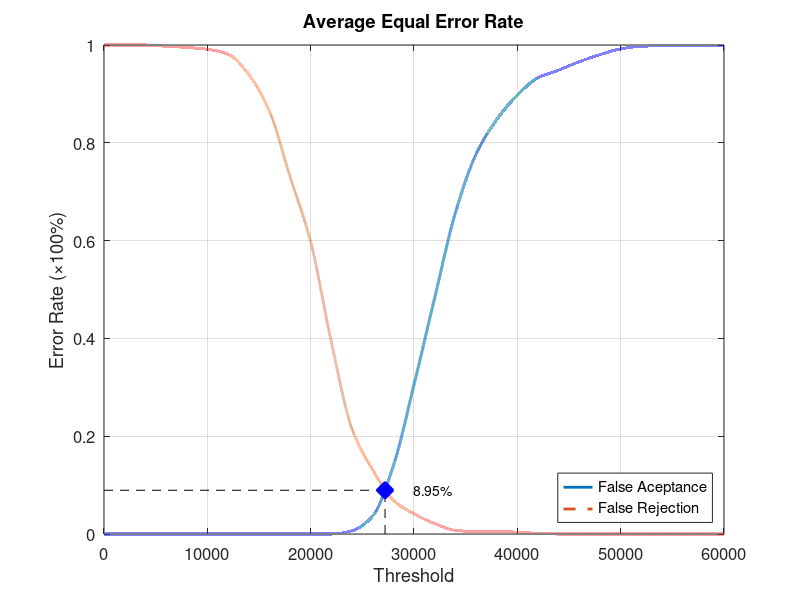
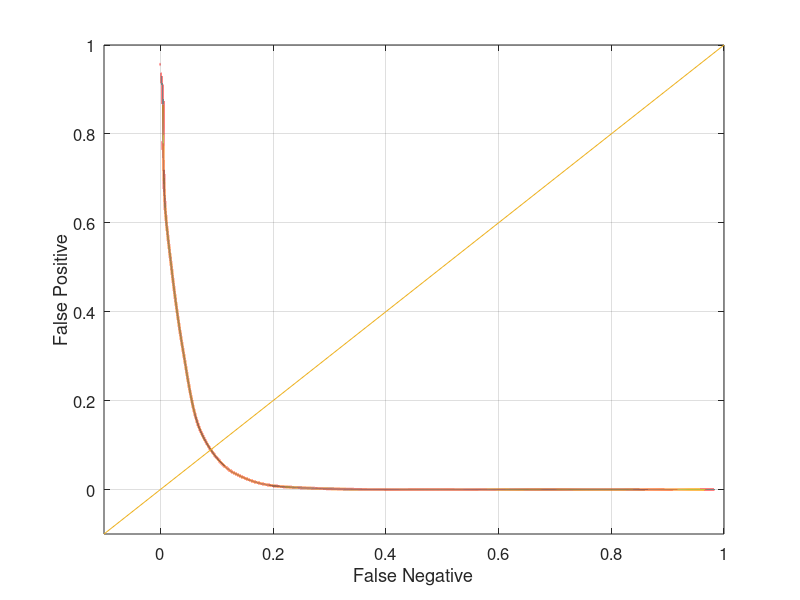

Reproduce these figures in MATLAB, in order.
function yEER = Experiment4Average
close all;
clear;
clc;
x = 0:2000:60000;
xq = 0:0.5:60000;

y0 = [0 0 0 0 0 0 0 0 0 0 0 0 0.00657895 0.0368421 0.139474 0.305263 0.482895 0.656579 0.776316 0.847368 0.897368 0.932895 0.948684 0.965789 0.980263 0.992105 0.997368 0.998684 0.998684 0.998684 1];
yy0 = interp1(x, y0, xq, 'pchip');
y1 = [1 1 1 0.9975 0.995 0.99125 0.98125 0.94 0.865 0.73125 0.5975 0.3925 0.215 0.13125 0.06875 0.04125 0.02125 0.0075 0.005 0.005 0.00375 0.00125 0 0 0 0 0 0 0 0 0];
yy1 = interp1(x, y1, xq, 'pchip');

% Calculating EER: 
y2 = abs(y0 - y1);
find(y2 == min(y2))
yy2 = abs(yy0 - yy1);
xEER = find(yy2 == min(yy2));
xEERIndex = xq(xEER) % X-axis EER
yEER = yy0(xEER) % Y-axis EER

main = figure
plot(xq, yy0,'-','LineWidth', 2);	hold on
plot(xq, yy1,'--','LineWidth', 2);	hold on
plot([xEERIndex xEERIndex], [0 yEER], 'k--');	hold on
plot([0 xEERIndex], [yEER yEER], 'k--');	hold on
plot(xEERIndex, yEER, 'bx', 'LineWidth', 10);	hold on
text(xEERIndex + 10 * xEERIndex / 100, yEER, [num2str(round((10000 * yEER)) / 100) '%'])
legend('False Aceptance', 'False Rejection', 'Location', 'SouthEast')
xlabel('Threshold')
ylabel('Error Rate (\times100%)')
title('Average Equal Error Rate')
set(gca, 'FontSize', 12)
axis([0 60000 0 1])
grid on

print(main, 'Experiment4AverageMain', '-dpng');
FNRxFPR = figure('Color', [1 1 1]);
plot(yy1, yy0, '-', yy1, yy0, 'LineWidth', 2);
hold on
y = -0.1:0.1:1
plot(y, y); 
set(gca, 'FontSize', 12)
xlabel('False Negative')
ylabel('False Positive')
axis([-0.1 1 -0.1 1])
set(gca, 'FontSize', 12)
grid on

print(FNRxFPR, 'Experiment4AverageFNRxFPR','-dpng');
end
